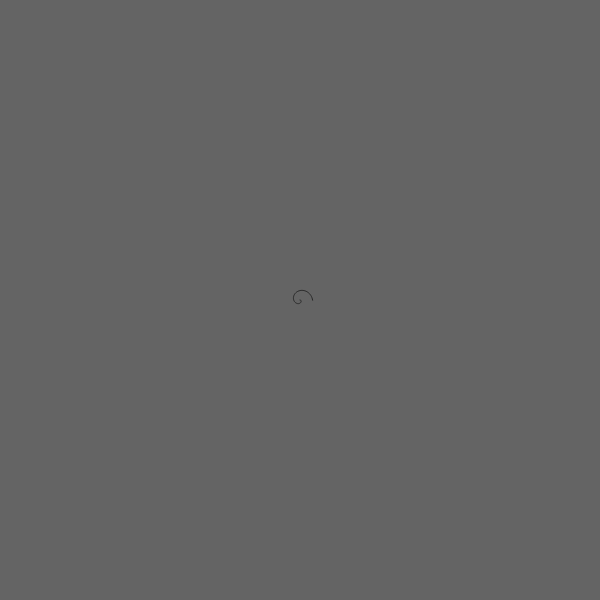
Frame 1 (no input)
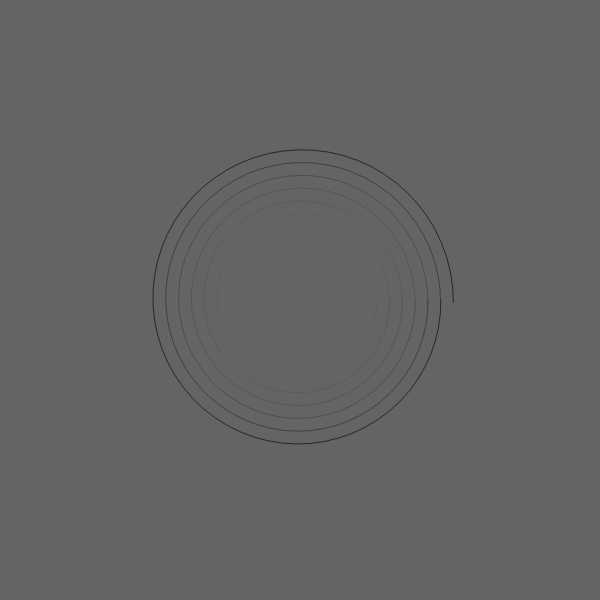
Frame 60 (no input)
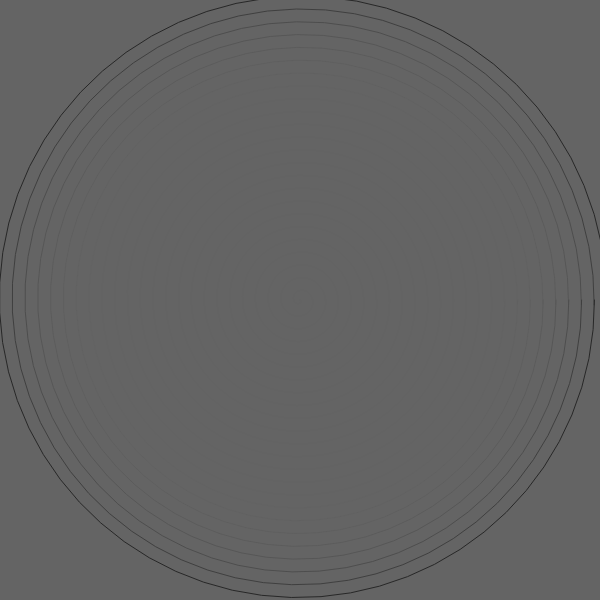
Frame 120 (the mouse pressed at the canvas centre since frame 60)

The p5.js sketch that drew these frames (run headless with seeded random() and noise() and a simulated clock; from frame 60 on, the mouse is pressed at the canvas centre):

// p5.js sketch
// ── sketch.js
let x, y;
let r = 0;
let h = 0.2;
let a = 0.1;

function setup() {
  createCanvas(600, 600);
  noFill();
  background(100);
}

function draw() {



  beginShape();
  for (let t = 0; t < TWO_PI * 1 + a; t += a) {
    x = width / 2 + cos(t) * r;
    y = height / 2 + sin(t) * r;
    vertex(x, y);
    r += h;
  }
  endShape();
  if (r > width / 2) {
    r = 0;
  }
  fill(100, 100);
  noStroke();
  rect(0, 0, width, height);
  noFill();
  stroke(0);
}
// ── style.css


/*html, body {
  margin: 0;
  padding: 0;
  .espiral div, .espiral 
  position:absolute;
  right: -2em;
  top: -2px;
  width: 20em;
  height: 20em;
  font-size: 0.8em;
  border-top: 1px solid #666690;
  border-left: 1px solid #666690;
  border-radius: 100% 0 0 0;
  transform: rotate(90deg);
  box-sizing:border-box;
}
canvas {
  display: none;
  .espiral 
  font-size: 120px;
  position: relative;
  right: 0;

}*/
